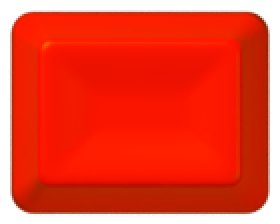
#> input picture src/overlays/devices/keys/1.25u.png, 140 x 112 px (shown 2 times larger)
$ python compose.py ../../src/overlays/devices/keys/1.25u.png ../../src/overlays/devices/keys/1.5u.png out.png
#> lines starting #> are read from the running program, lines starting #| are printed output that depends on the picture
"""Assemble le rendu de la touche (key.html) en icône à fond transparent.

1. Dans tools/icon : npm i three@0.170.0, puis python3 -m http.server 8901
2. Capturer key.html?shadow=0&dist=33&glow=0.75&led=1.3 vers main.png
   et key.html?pass=glow&dist=33 vers glow.png (fond transparent, 1024 × 1024)
3. python3 compose.py main.png glow.png ../../build/icon-source.png, puis node tools/make-icon.js
"""
import sys
from PIL import Image, ImageFilter, ImageChops

main = Image.open(sys.argv[1]).convert('RGBA')
#> main is the input picture: PIL image 140x112 RGBA; mean R, G, B, A 193.5, 22.8, 0, 209.4
glow = Image.open(sys.argv[2]).convert('RGBA')
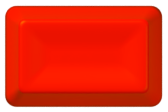
#> input picture src/overlays/devices/keys/1.5u.png, 168 x 112 px
#> glow is the input picture: PIL image 168x112 RGBA; mean R, G, B, A 196.3, 22.9, 0, 212.8

def blurred(img, r, k):
#> called with r = 5, k = 0.22
    g = img.filter(ImageFilter.GaussianBlur(r))
    rgb = Image.new('RGB', img.size, (0, 0, 0)); rgb.paste(g.convert('RGB'), mask=g.getchannel('A'))
#> after `rgb = Image.new('RGB', img.size, (0, 0, 0))`: rgb: PIL image 168x112 RGB; every value is 0
    return rgb.point(lambda v: min(255, int(v * k)))

def halo(img, r, a):
    g = img.filter(ImageFilter.GaussianBlur(r)); g.putalpha(g.getchannel('A').point(lambda v: int(v * a))); return g

# Rétroéclairage : la lumière du R et du voyant déborde sur la touche.
add = ImageChops.add(ImageChops.add(blurred(glow, 5, 0.22), blurred(glow, 20, 0.5)), blurred(glow, 60, 0.4))
#> call 3 of blurred, with r = 60, k = 0.4
#> in blurred (call 3), `rgb.paste(g.convert('RGB'), mask=g.getchannel('A'))`:
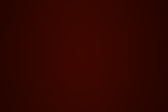
#> rgb: PIL image 168x112 RGB; mean R, G, B 50.6, 5.6, 0
#> in blurred (call 3), `return rgb.point(lambda v: min(255, int(v * k)))`:
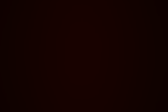
#> returned value: PIL image 168x112 RGB; mean R, G, B 19.8, 1.9, 0
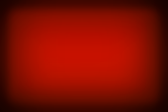
#> add: PIL image 168x112 RGB; mean R, G, B 126.3, 13.1, 0
lit = main.copy(); lit.paste(ImageChops.add(main.convert('RGB'), add), mask=main.getchannel('A'))
# Ombre portée douce, calculée depuis la silhouette de la touche.
A = main.getchannel('A')
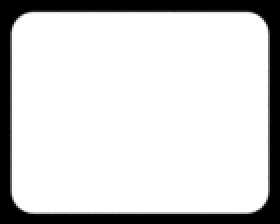
#> A: PIL image 140x112 L (shown 2 times larger); min 0, max 255, mean 209.4
sh = Image.composite(Image.new('RGBA', main.size, (8, 6, 10, 255)), Image.new('RGBA', main.size, (0, 0, 0, 0)), A)
sh = ImageChops.offset(sh, 8, 20).filter(ImageFilter.GaussianBlur(26)); sh.putalpha(sh.getchannel('A').point(lambda v: int(v * 0.55)))
#> after `sh.putalpha(sh.getchannel('A').point(lambda v: int(v * 0.55)))`:
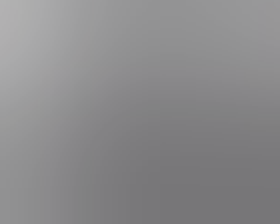
#> sh: PIL image 140x112 RGBA (shown 2 times larger); mean R, G, B, A 6.7, 5.2, 8.6, 119; transparent parts drawn white
out = Image.new('RGBA', main.size, (0, 0, 0, 0))
#> out: PIL image 140x112 RGBA; every value is 0
for layer in (sh, halo(glow, 34, 0.2), lit): out = Image.alpha_composite(out, layer)
#> in halo, `g = img.filter(ImageFilter.GaussianBlur(r))`:
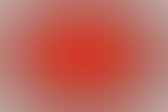
#> g: PIL image 168x112 RGBA; mean R, G, B, A 149.4, 16.7, 0, 161; transparent parts drawn white
#> (the run stopped early here; a loop or call above may not have finished)
